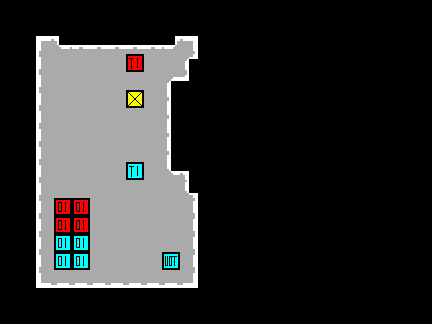

Rendered tile map (Tiled .tmx) drawn with the repository's tilesets; below, a short description and the full map source, tile grids included:
An orthogonal 24x18 tile map with 18x18 px tiles, 1 tile layer (Tile Layer 1), 1 hidden layer not drawn and 2 objects (P1, P2).

<map version="1.0" tiledversion="1.1.4" orientation="orthogonal" renderorder="right-down" width="24" height="18" tilewidth="18" tileheight="18" infinite="0" nextobjectid="4">
 <tileset firstgid="1" source="18bit.tsx" />
 <layer name="Tile Layer 1" width="24" height="18">
  <data encoding="csv">
0,0,0,0,0,0,0,0,0,0,0,0,0,0,0,0,0,0,0,0,0,0,0,0,
0,0,0,0,0,0,0,0,0,0,0,0,0,0,0,0,0,0,0,0,0,0,0,0,
0,0,3,3221225480,6,6,6,6,6,1073741832,2684354563,0,0,0,0,0,0,0,0,0,0,0,0,0,
0,0,1610612740,2,2,2,2,27,2,2,1610612744,0,0,0,0,0,0,0,0,0,0,0,0,0,
0,0,1610612740,2,2,2,2,2,2,7,3221225477,0,0,0,0,0,0,0,0,0,0,0,0,0,
0,0,1610612740,2,2,2,2,11,2,2684354566,0,0,0,0,0,0,0,0,0,0,0,0,0,0,
0,0,1610612740,2,2,2,2,2,2,2684354566,0,0,0,0,0,0,0,0,0,0,0,0,0,0,
0,0,1610612740,2,2,2,2,2,2,2684354566,0,0,0,0,0,0,0,0,0,0,0,0,0,0,
0,0,1610612740,2,2,2,2,2,2,2684354566,0,0,0,0,0,0,0,0,0,0,0,0,0,0,
0,0,1610612740,2,2,2,2,23,2,1610612743,2684354565,0,0,0,0,0,0,0,0,0,0,0,0,0,
0,0,1610612740,2,2,2,2,2,2,2,536870920,0,0,0,0,0,0,0,0,0,0,0,0,0,
0,0,1610612740,37,37,2,2,2,2,2,2684354564,0,0,0,0,0,0,0,0,0,0,0,0,0,
0,0,1610612740,37,37,2,2,2,2,2,2684354564,0,0,0,0,0,0,0,0,0,0,0,0,0,
0,0,1610612740,33,33,2,2,2,2,2,2684354564,0,0,0,0,0,0,0,0,0,0,0,0,0,
0,0,1610612740,33,33,2,2,2,2,13,2684354564,0,0,0,0,0,0,0,0,0,0,0,0,0,
0,0,1610612739,3221225476,3221225476,3221225476,3221225476,3221225476,3221225476,3221225476,3221225475,0,0,0,0,0,0,0,0,0,0,0,0,0,
0,0,0,0,0,0,0,0,0,0,0,0,0,0,0,0,0,0,0,0,0,0,0,0,
0,0,0,0,0,0,0,0,0,0,0,0,0,0,0,0,0,0,0,0,0,0,0,0
</data>
 </layer>
 <layer name="Tile Layer 3" width="24" height="18" visible="0">
  <properties>
   <property name="collidable" type="bool" value="true" />
  </properties>
  <data encoding="csv">
0,0,0,0,0,0,0,0,0,0,0,0,0,0,0,0,0,0,0,0,0,0,0,0,
0,1,1,1,1,1,1,1,1,1,1,1,1,1,1,1,1,1,1,1,1,1,1,0,
0,1,0,0,0,0,0,0,0,0,0,1,1,0,0,0,0,0,0,0,0,0,1,0,
0,1,0,0,0,0,0,0,0,0,0,1,1,0,0,0,0,0,0,0,0,0,1,0,
0,1,0,0,0,0,0,0,0,0,0,1,1,0,0,0,0,0,0,0,0,0,1,0,
0,1,0,0,0,0,0,0,0,0,1,1,1,0,0,0,0,0,0,0,0,0,1,0,
0,1,0,0,0,0,0,0,0,0,1,1,1,0,0,0,0,0,0,0,0,0,1,0,
0,1,0,0,0,0,0,0,0,0,1,1,1,0,0,0,0,0,0,0,0,0,1,0,
0,1,0,0,0,0,0,0,0,0,1,1,1,0,0,0,0,0,0,0,0,0,1,0,
0,1,0,0,0,0,0,0,0,0,0,1,1,0,0,0,0,0,0,0,0,0,1,0,
0,1,0,0,0,0,0,0,0,0,0,1,1,0,0,0,0,0,0,0,0,0,1,0,
0,1,0,0,0,0,0,0,0,0,0,1,1,0,0,0,0,0,0,0,0,0,1,0,
0,1,0,0,0,0,0,0,0,0,0,1,1,0,0,0,0,0,0,0,0,0,1,0,
0,1,0,0,0,0,0,0,0,0,0,1,1,0,0,0,0,0,0,0,0,0,1,0,
0,1,0,0,0,0,0,0,0,0,0,1,1,0,0,0,0,0,0,0,0,0,1,0,
0,1,0,0,0,0,0,0,0,0,0,1,1,0,0,0,0,0,0,0,0,0,1,0,
0,1,1,1,1,1,1,1,1,1,1,1,1,1,1,1,1,1,1,1,1,1,1,0,
0,0,0,0,0,0,0,0,0,0,0,0,0,0,0,0,0,0,0,0,0,0,0,0
</data>
 </layer>
 <objectgroup name="objects">
  <object id="1" name="P1" x="54" y="54" width="18" height="18" />
  <object id="2" name="P2" x="252" y="54" width="18" height="18" />
 </objectgroup>
</map>
